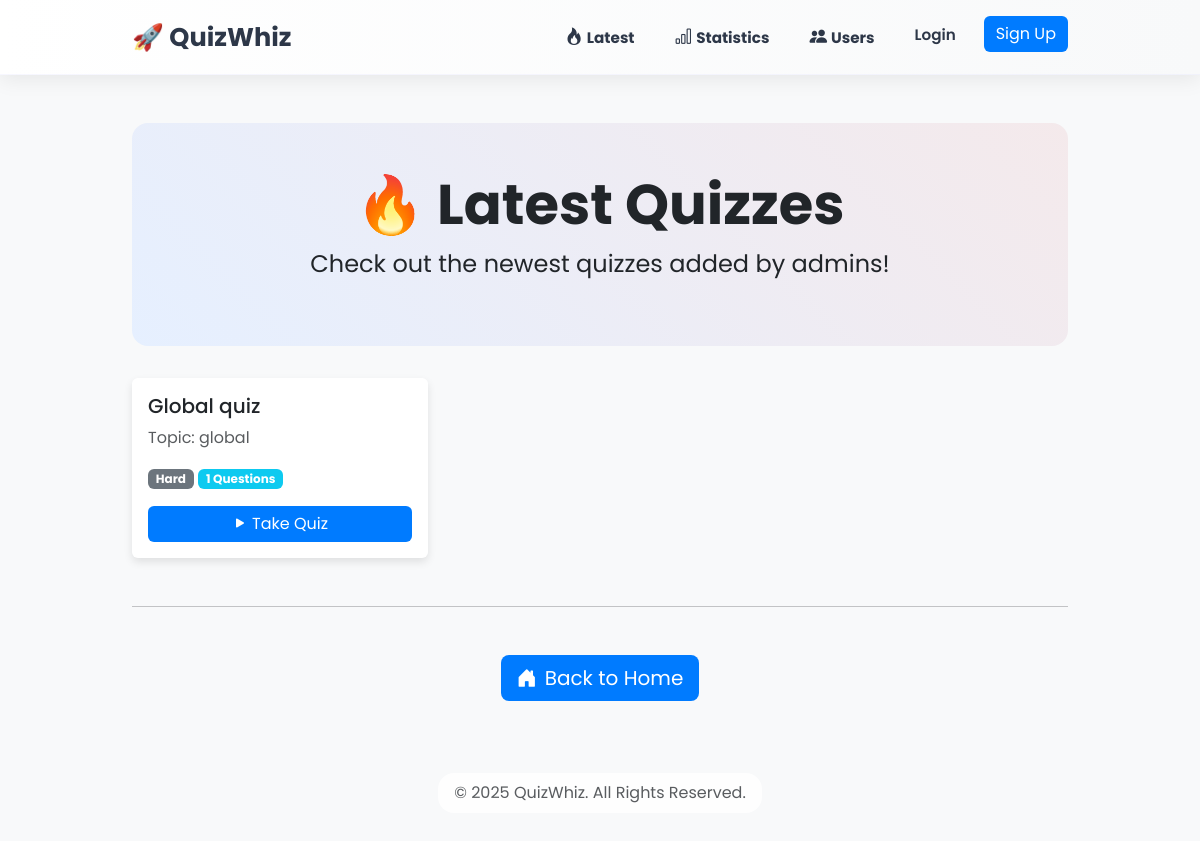
The page /latest/ on the database its author committed.
### quiz/models.py (models this page shows, shortened)
class Quiz(models.Model):
    DIFFICULTY_CHOICES = [
        ('Easy', 'Easy'),
        ('Medium', 'Medium'),
        ('Hard', 'Hard'),
    ]
    title = models.CharField(max_length=200)
    topic = models.CharField(max_length=100)
    difficulty = models.CharField(max_length=10, choices=DIFFICULTY_CHOICES, default='Medium')
    is_featured = models.BooleanField(default=False, help_text="Show in Latest Quizzes section")
    created_at = models.DateTimeField(auto_now_add=True, null=True, blank=True)
    class Meta:
        ordering = ['-created_at']

### quiz/views.py (the view)
# urls.py: path('latest/', views.latest_quizzes, name='latest_quizzes'),
def latest_quizzes(request):
    quizzes = Quiz.objects.filter(is_featured=True).order_by('-created_at')
    return render(request, 'quiz/latest_quizzes.html', {'quizzes': quizzes})

### quiz/templates/quiz/latest_quizzes.html (shortened to what this page needs)
{% extends 'quiz/base.html' %}
{% block content %}
<div class="text-center hero-section">
    <h1 class="display-4 fw-bold">🔥 Latest Quizzes</h1>
    <p class="fs-4">Check out the newest quizzes added by admins!</p>
</div>
<div class="row">
    {% for quiz in quizzes %}
    <div class="col-md-4 mb-4">
        <div class="card h-100">
            <div class="card-body d-flex flex-column">
                <h5 class="card-title">{{ quiz.title }}</h5>
                <p class="card-text text-muted">Topic: {{ quiz.topic }}</p>
                <div class="mb-3">
                    <span class="badge bg-secondary">{{ quiz.difficulty }}</span>
                    <span class="badge bg-info">{{ quiz.questions.count }} Questions</span>
                </div>
                <div class="d-grid gap-2 mt-auto">
                    <a href="{% url 'quiz_detail' quiz.id %}" class="btn btn-primary">
                        <i class="bi bi-play-fill me-1"></i>Take Quiz
                    </a>
                </div>
            </div>
        </div>
    </div>
    {% empty %}
    <div class="col">
        <p class="text-center text-muted">No latest quizzes available yet. Check back soon!</p>
    </div>
    {% endfor %}
</div>
<hr class="my-4">
<div class="text-center mt-5 mb-5">
    <a href="{% url 'home' %}" class="btn btn-primary btn-lg"><i class="bi bi-house-door-fill me-2"></i>Back to Home</a>
</div>
{% endblock %}

### rows shown on the page
Quiz: title "Global quiz", topic "global", difficulty "Hard", questions.count "1"
